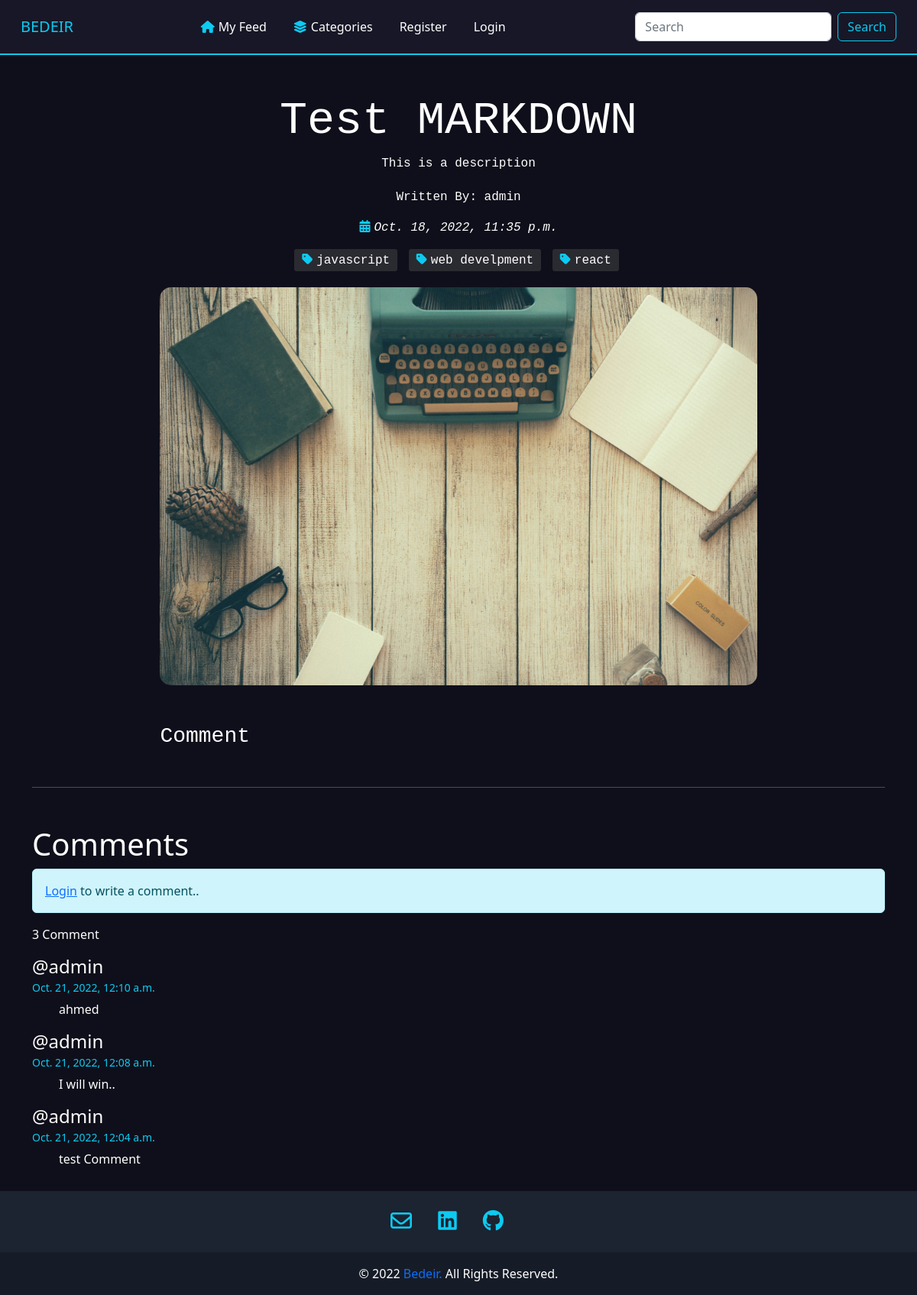
Page /articles/35 on the earlier database version.
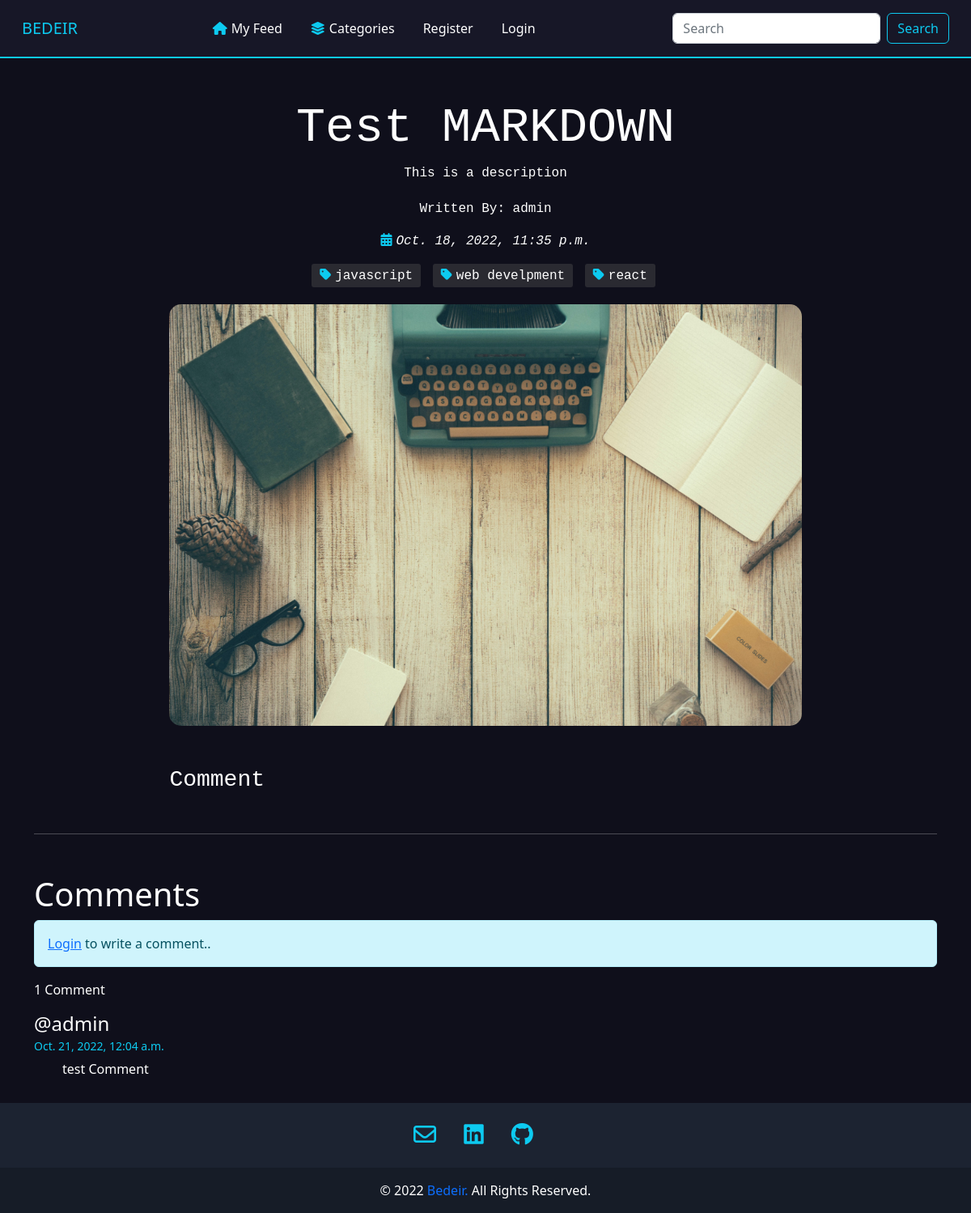
Same page on the later database version.
### blog/models.py (models this page shows, shortened)
class Article(models.Model):
  categoryList = [
        ("javascript" , "JavaScript"),
        ("web develpment" , "Web Develpment"),
        ("react" , "React"),
        ("python" , "Python"),
        ("other", "Other"),
    ]
  owner = models.ForeignKey(User, on_delete=models.CASCADE, related_name='articles')
  title = models.CharField(max_length = 200)
  desc = models.CharField(max_length = 200)
  artImage = models.ImageField(upload_to = 'art_photos', default = './images/default.jpg', null = True, blank = True)
  content = models.TextField()
  category = MultiSelectField(choices=categoryList,  max_choices=3)
  created = models.DateTimeField(default=now, editable=False)
  bookmarks = models.ManyToManyField(User, related_name='bookmarks')
  upvote = models.ManyToManyField(User, related_name='up')
  downvote = models.ManyToManyField(User, related_name='down')
  class Meta:
    ordering = ['-created']

class Comment(models.Model):
  owner = models.ForeignKey(User, on_delete=models.CASCADE, related_name='owner')
  article = models.ForeignKey(Article, on_delete=models.CASCADE, related_name = 'article')
  created = models.DateTimeField(default=now, editable=False)
  content = models.TextField(max_length = 200)
  class Meta:
    ordering = ['-created']

### blog/views.py (the view)
# urls.py: path('articles/<str:id>', views.singleArt, name='singleArt'),
def singleArt(request, id):
  art = Article.objects.get(pk= id)
  comments = Comment.objects.filter(article = art).all()
  return render(request, 'singleArt.html', {
    'post': art,
    'content': markdown2.markdown(art.content),
    'comments': comments,
  })

### blog/templates/singleArt.html (shortened to what this page needs)
{% extends './layout.html' %}
{% load static %}
{% block links %}
<link rel="stylesheet" href="{% static 'css/singleArt.css' %}" />
<link rel="stylesheet" href="{% static 'css/add.css' %}">
{% endblock links %}
{% block body %}
<div class="container art-info">
  <div class="art-header">
    <div class="title">
      <h1>{{ post.title }}</h1>
    </div>
    <div class="desc">
      {{ post.desc }}
    </div>
    <div class="about">
      <p>Written By: {{ post.owner }}</p>
      <p style="font-style:italic ;"><i class="fas fa-calendar-alt mr-2"></i>{{ post.created }}</p>
      <ul class="category">
        {% for cat in post.category %}
        <li class="item"><i class="fas fa-tag mr-2"></i>{{cat}}</li>
        {% endfor %}
      </ul>
    </div>
    <div class="image">
      {% if post.artImage %}
      <img src="{{ post.artImage.url }}" alt="article photo">
      {% else %}
      <img src="../../media/images/default.jpg" alt="article photo">
      {% endif %}
    </div>
  </div>
  <div class="art-info-content">{{content|safe}}</div>
  <hr>
</div>
<div class="comments container">
  <h1>Comments</h1>
  {% if user.is_authenticated %}
    <div class="add-comment">
      <form action="" class="input-comment">
        {% csrf_token %}
        <div class="title-art input-comment2">
          <input type="text" placeholder="Write a comment.." class="form-control" id = "comment-content" required name="comment">
        </div>
        <input type="submit" value="Post" class="btn btn-outline-info" id="add-comment" data-comment="{{ post.id }}">
      </form>
    </div>
  {% else %}
  <div class="alert alert-info" role="alert">
    <a href="{% url 'login' %}">Login</a> to write a comment..
  </div>
  {% endif %}
  <p style = "margin-top: 5px;"><span id="comment-count">{{ comments.count }}</span> Comment</p>
  <div class="all-comments">
    {% for comment in comments %}
      <div class="one-comment">
        <div class="header-comment">
          <h4>@{{ comment.owner }}</h4>
          <small style="color: var(--bs-cyan);">{{ comment.created }}</small>
        </div>
        <div class="content">
          <p>{{ comment.content }}</p>
        </div>
      </div>
    {% empty%}
    <div id="no-comment">
      <h3> No comments right now... </h3>
    </div>
    {% endfor %}
  </div>
</div>
{% endblock body %}

### blog/templates/layout.html (shortened to what this page needs)
{% load static %}
<!DOCTYPE html>
<html lang="en">
  <head>
    <link
      href="https://cdn.jsdelivr.net/npm/bootstrap@5.2.2/dist/css/bootstrap.min.css"
      rel="stylesheet"
    />
    <link rel="stylesheet" href="{% static 'css/layout.css' %}" />
    {% block links %} {% endblock links %}
  </head>
  <body>
    <nav class="navbar navbar-expand-lg navbar-dark" style="padding: 15px">
      <div class="container-fluid">
        <a
          class="navbar-brand"
          href="{% url 'blog:index' %}"
          style="color: var(--bs-cyan)"
          >BEDEIR</a
        >
        <div class="collapse navbar-collapse" id="navbarSupportedContent">
          <ul class="navbar-nav me-auto ulNav">
            <li class="nav-item">
              <a
                class="nav-link active"
                aria-current="page"
                href="{% url 'blog:index' %}"
                ><i class="fa-solid fa-house"></i>My Feed</a
              >
            </li>
            <li class="nav-item">
              <a class="nav-link active" href="{% url 'blog:categories' %}"
                ><i class="fa-solid fa-layer-group"></i>Categories</a
              >
            </li>
            {% if user.is_authenticated %}
            <li class="nav-item">
              <a
                class="nav-link active"
                aria-current="page"
                href="{% url 'blog:add' %}"
                ><i class="fa-regular fa-pen-to-square"></i>Add Article</a
              >
            </li>
            <li class="nav-item">
              <a
                class="nav-link active"
                aria-current="page"
                href="{% url 'blog:bookmarks' %}"
                ><i class="fa-solid fa-book-bookmark"></i>Bookmarks</a
              >
            </li>
            <li class="nav-item dropdown active">
              <a
                class="nav-link dropdown-toggle"
                href="#"
                role="button"
                data-bs-toggle="dropdown"
                aria-expanded="false"
              >
                <i class="fa-regular fa-circle-user"></i> {{user}}
              </a>
              <ul class="dropdown-menu">
                <!-- <li><a class="dropdown-item" href="#">Action</a></li>
                <li><a class="dropdown-item" href="#">Another action</a></li> -->
                <li><hr class="dropdown-divider" /></li>
                <li>
                  <a class="dropdown-item" href="{% url 'logout' %}"
                    ><i class="fa-solid fa-arrow-right-from-bracket"></i
                    >Logout</a
                  >
                </li>
              </ul>
            </li>
            {% else %}
            <li class="nav-item">
              <a class="nav-link active" href="{% url 'accounts:register' %}"
                >Register</a
              >
            </li>
            <li class="nav-item">
              <a class="nav-link active" href="{% url 'login' %}">Login</a>
            </li>
            {% endif %}
          </ul>
          <form class="d-flex" role="search" method="get" action="{% url 'blog:index' %}">
            <input
              class="form-control me-2 input-search"
              type="search"
              placeholder="Search"
              aria-label="Search"
              name="q"
            />
            <button class="btn btn-outline-info search" type="submit">
              Search
            </button>
          </form>
        </div>
      </div>
    </nav>
    <div class="blog-content1">
      {% block body %}
      {% endblock body %}
    </div>
    <div class="footer">
      <footer
        class="text-center text-lg-start text-white"
        style="background-color: #1c2331"
      >
        <section class="footer-social">
          <a href="mailto:bederahmed0@gmail.com">
            <i class="fa-regular fa-envelope"></i>
          </a>
          <a href="https://www.linkedin.com/in/ahmed-bedeir-45b0171bb/">
            <i class="fab fa-linkedin"></i>
          </a>
          <a href="https://github.com/AhmedBedeir">
            <i class="fab fa-github"></i>
          </a>
        </section>
        <div
          class="text-center p-3"
          style="background-color: rgba(0, 0, 0, 0.2)"
        >
          © <span class="thisYear"></span>
          <a
            class=""
            target="_blank"
            href="https://www.linkedin.com/in/ahmed-bedeir-45b0171bb/"
            >Bedeir.</a
          >
          All Rights Reserved.
        </div>
      </footer>
    </div>
  </body>
</html>

### blog/static/css/layout.css (style rules this page uses)
:root { --base-color: #0f0f1b; --second-color: #171727; --mid-color: #161e2e; --back-color: #bbe1fa; --primary-color: 111, 76, 255; --text-color: 256, 256, 256; }
* { padding: 0; margin: 0; box-sizing: border-box; }
.ulNav { margin-left: auto; }
li { margin-right: 19px; }
body { background-color: var(--base-color); display: flex; flex-direction: column; min-height: 100vh; }
.blog-content1 { flex: 1; }
nav { background-color: var(--second-color); border-bottom: 2px solid var(--bs-cyan); border-bottom-color: linear-gradient(to top, rgb(1 134 218), rgb(182 49 167)); }
i { color: var(--bs-cyan); margin-right: 5px; }
.footer-social { text-align: center; padding: 25px; }
.footer-social a { margin-right: 25px; }
.footer-social a i { font-size: 28px; }
footer a { text-decoration: none; }

### blog/static/css/singleArt.css (style rules this page uses)
.art-info { margin: 50px auto; color: var(--bs-white); font-family: monospace; }
.art-info .art-header img { width: 70%; border-radius: 15px; }
.art-header { text-align: center; }
.art-header .title h1 { max-width: 100%; width: 100%; font-size: 60px; }
.art-header ul { list-style: none; padding: 0; }
.art-header li { display: inline-block; background: rgba(83, 83, 83, 0.4); border-radius: 3px; padding: 2.5px 10px; margin: 0 5px 5px 0; cursor: default; user-select: none; transition: background-color 0.3s; }
.art-info-content { width: 70%; margin: 50px auto; }
.art-header .about { margin-top: 20px; }
.comments { color: var(--bs-white) !important; margin-bottom: 30px; }
.comments .header-comment { text-align: start !important; }
.comments .header-comment h4 { margin: 0; }
.one-comment { margin-top: 15px; }
.one-comment p { padding: 5px 0 0 15px; margin-left: 20px; }

Differences in the rows shown:
removed Comment: owner "admin", created "Oct. 21, 2022, 12:10 a.m.", content "ahmed"
removed Comment: owner "admin", created "Oct. 21, 2022, 12:08 a.m.", content "I will win.."
Other differences:
{{ comments.count }}: "3" → "1"
